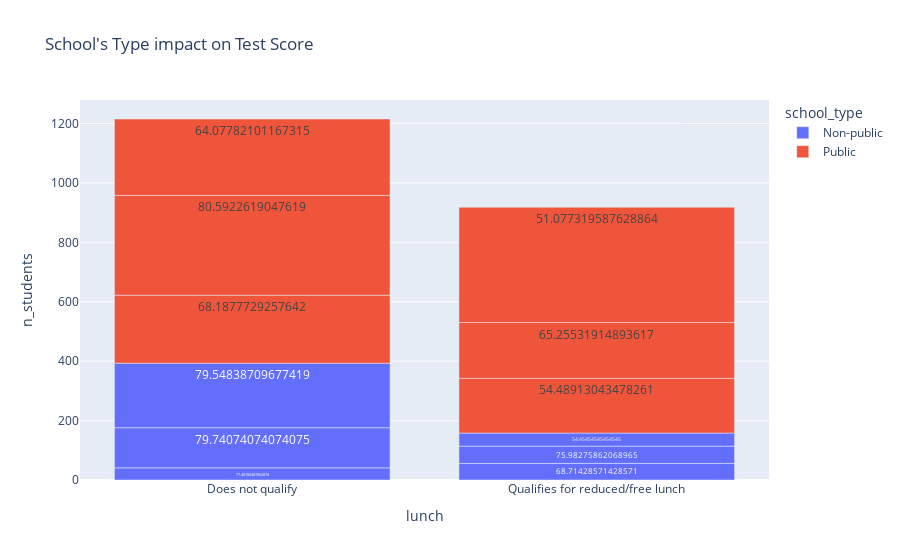

Write notebook code for a chart like this one.
### Code cell
fig = px.bar(school_type_data, x='lunch',y='n_students', title="School's Type impact on Test Score", color = 'school_type', hover_data=['lunch','posttest'], text = 'posttest')
fig.show()

### Figure 1 — Plotly figure (JSON) as saved in the notebook; plotly's stock layout.template omitted (floating-point values rounded to 4 significant figures)
{"data": [{"alignmentgroup": "True", "customdata": [["Does not qualify", 77.49], ["Does not qualify", 79.74], ["Does not qualify", 79.55], ["Qualifies for reduced/free lunch", 68.71], ["Qualifies for reduced/free lunch", 75.98], ["Qualifies for reduced/free lunch", 54.45]], "hovertemplate": "school_type=Non-public<br>lunch=%{customdata[0]}<br>n_students=%{y}<br>posttest=%{customdata[1]}<extra></extra>", "legendgroup": "Non-public", "marker": {"color": "#636efa"}, "name": "Non-public", "offsetgroup": "Non-public", "orientation": "v", "showlegend": true, "text": [77.49, 79.74, 79.55, 68.71, 75.98, 54.45], "textposition": "auto", "type": "bar", "x": ["Does not qualify", "Does not qualify", "Does not qualify", "Qualifies for reduced/free lunch", "Qualifies for reduced/free lunch", "Qualifies for reduced/free lunch"], "xaxis": "x", "y": [41, 135, 217, 56, 58, 44], "yaxis": "y"}, {"alignmentgroup": "True", "customdata": [["Does not qualify", 68.19], ["Does not qualify", 80.59], ["Does not qualify", 64.08], ["Qualifies for reduced/free lunch", 54.49], ["Qualifies for reduced/free lunch", 65.26], ["Qualifies for reduced/free lunch", 51.08]], "hovertemplate": "school_type=Public<br>lunch=%{customdata[0]}<br>n_students=%{y}<br>posttest=%{customdata[1]}<extra></extra>", "legendgroup": "Public", "marker": {"color": "#EF553B"}, "name": "Public", "offsetgroup": "Public", "orientation": "v", "showlegend": true, "text": [68.19, 80.59, 64.08, 54.49, 65.26, 51.08], "textposition": "auto", "type": "bar", "x": ["Does not qualify", "Does not qualify", "Does not qualify", "Qualifies for reduced/free lunch", "Qualifies for reduced/free lunch", "Qualifies for reduced/free lunch"], "xaxis": "x", "y": [229, 336, 257, 184, 188, 388], "yaxis": "y"}], "layout": {"barmode": "relative", "legend": {"title": {"text": "school_type"}, "tracegroupgap": 0}, "title": {"text": "School's Type impact on Test Score"}, "xaxis": {"anchor": "y", "domain": [0, 1], "title": {"text": "lunch"}}, "yaxis": {"anchor": "x", "domain": [0, 1], "title": {"text": "n_students"}}}}
